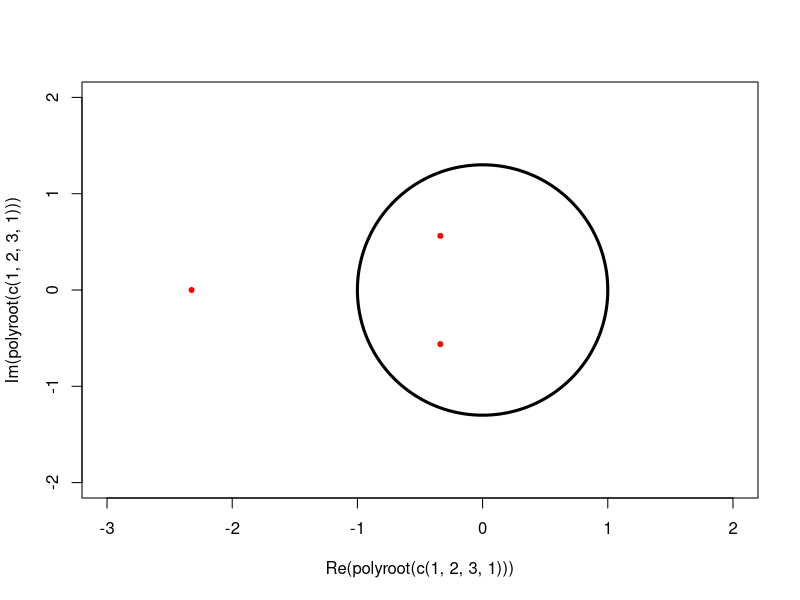
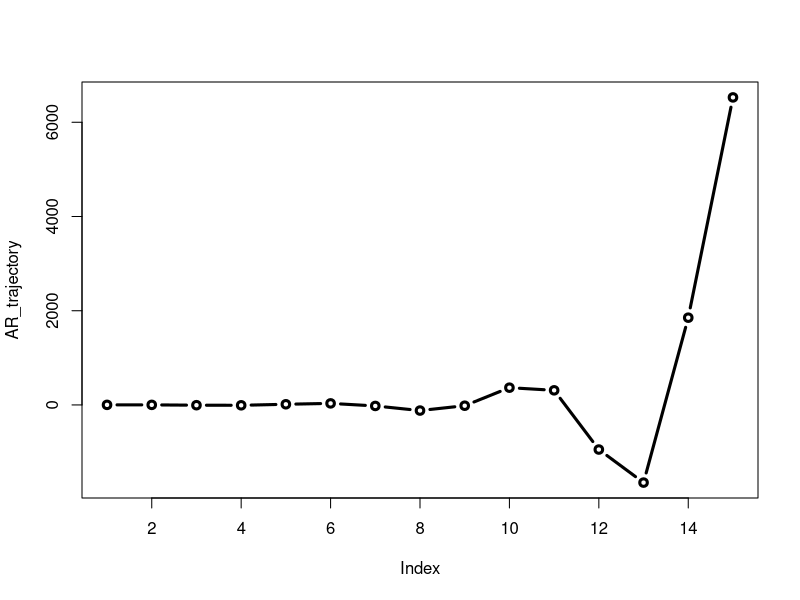
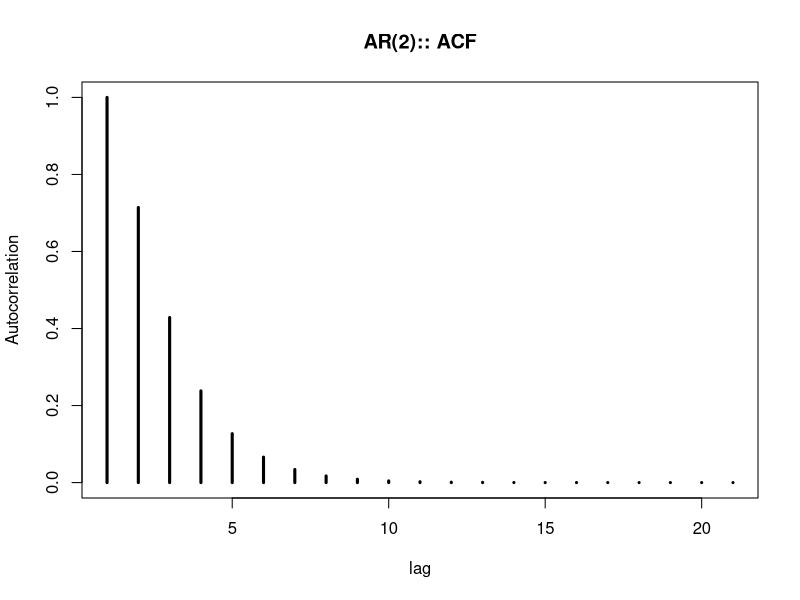
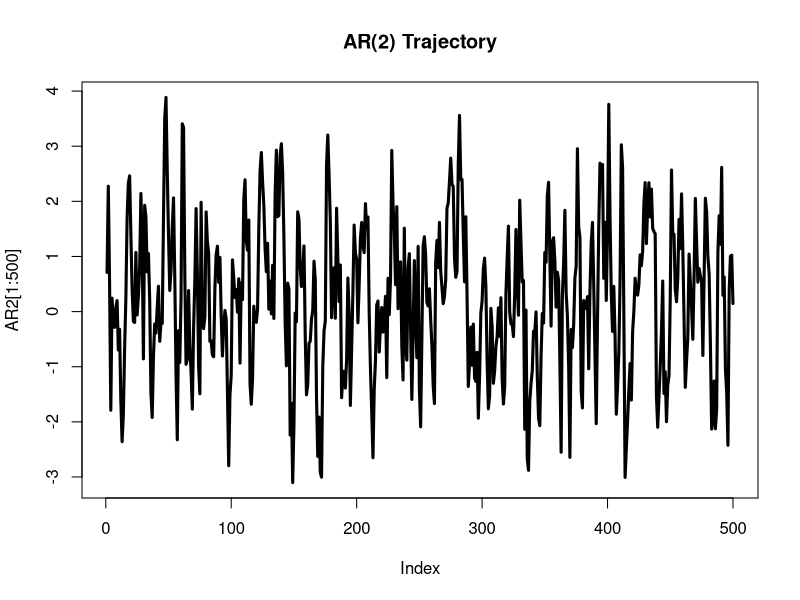
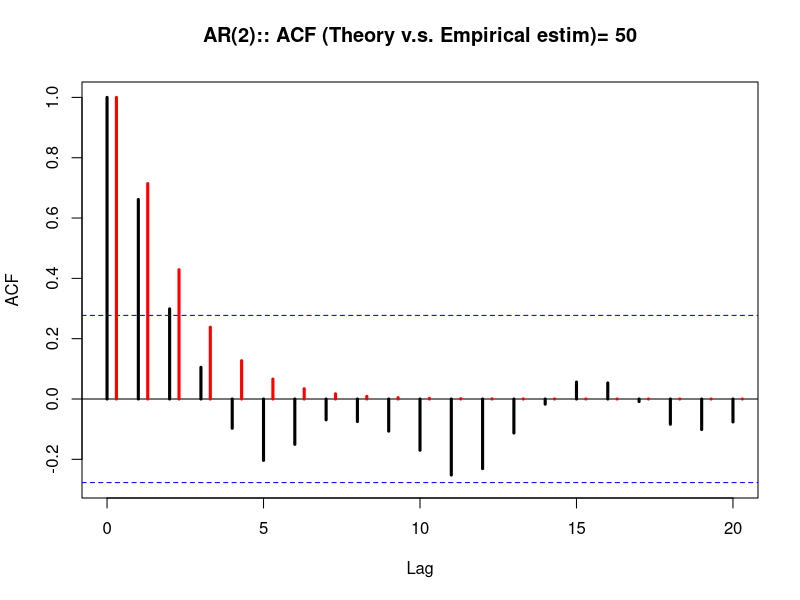
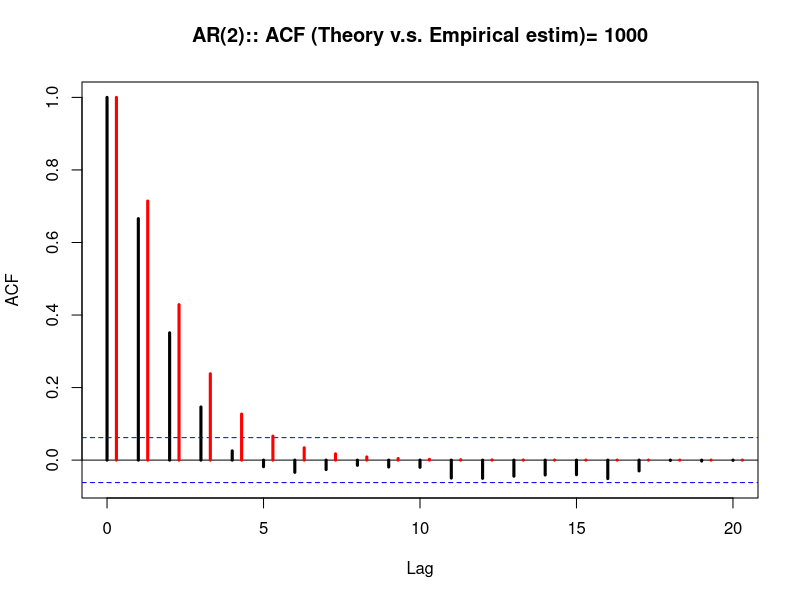
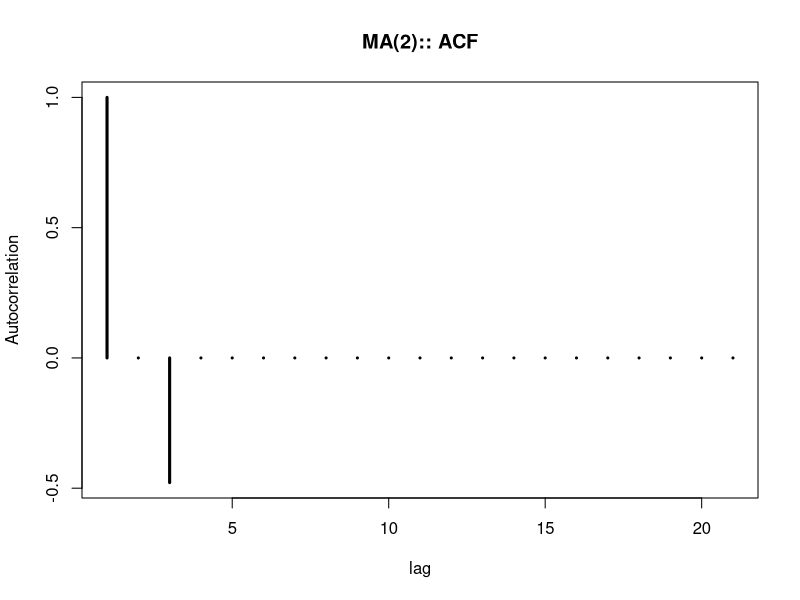
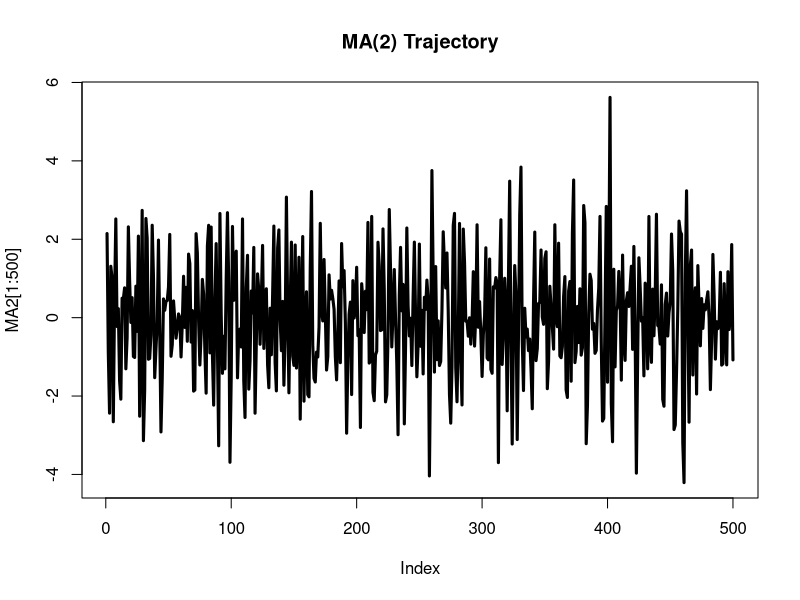

Source code (R) for these figures, in order:
## ---- chunk 1
knitr::opts_chunk$set(echo = TRUE)
## ---- chunk 2
library(shape)
plot( polyroot(c(1,2,3,1)), pch=20, col="red", xlim=c(-3,2), ylim=c(-2,2) )
plotcircle(r=1, mid=c(0,0), lwd=3)
## ---- chunk 3
x=c(0,0,0,0) # the vector "x" contains 4 consecutive 
             # values of the time series
             # x = (X_k, X_{k-1}, X_{k-2}, X_{k-3})
ts_length = 15
AR_ts = rep(0, ts_length)
AR_trajectory = rep(0, ts_length)
for(k in 1:ts_length){
  #let us update X
  x_new = c(0,0,0,0)
  x_new[2:4] = x[1:3]
  x_new[1] = -3*x[2]-2*x[3]-x[4] + rnorm(1)
  AR_trajectory[k] = x_new[1]
  x = x_new
}
plot(AR_trajectory, type="b", lwd=3)
## ---- chunk 4
autocor_coeff_exact = ARMAacf( ar=c(5/6,-1/6), lag.max=20)
plot(autocor_coeff_exact, type="h", lwd=3, xlab="lag", 
     ylab="Autocorrelation",
     main="AR(2):: ACF")
## ---- chunk 5
AR2 = arima.sim(n=1000, list(ar=c(5/6,-1/6)), sd=1)
plot(AR2[1:500], lwd=3, type="l", main="AR(2) Trajectory")

acf(AR2[1:50], lag.max=20, lwd=3, main="AR(2):: ACF (Theory v.s. Empirical estim)= 50")
points(0.3 + 0:20, autocor_coeff_exact, type="h", lwd=3, 
       xlab="lag", ylab="Autocorrelation",
       main="AR(2):: ACF", col="red")

acf(AR2, lag.max=20, lwd=3, main="AR(2):: ACF (Theory v.s. Empirical estim)= 1000")
points(0.3 + 0:20, autocor_coeff_exact, type="h", lwd=3, 
       xlab="lag", col="red")
## ---- chunk 6
autocor_coeff_exact = ARMAacf( ma=c(0.3, -1), lag.max=20)
plot(autocor_coeff_exact, type="h", lwd=3, xlab="lag", 
     ylab="Autocorrelation",
     main="MA(2):: ACF")
## ---- chunk 7
MA2 = arima.sim(n=1000, list(ma=c(0.3, -1)), sd=1)
plot(MA2[1:500], lwd=3, type="l", main="MA(2) Trajectory")

acf(MA2[1:50], lag.max=20, lwd=3, main="MA(2):: ACF (Theory v.s. Empirical estim)= 50")
points(0.3 + 0:20, autocor_coeff_exact, type="h", lwd=3, 
       xlab="lag", ylab="Autocorrelation",
       main="AR(2):: ACF", col="red")

acf(MA2, lag.max=20, lwd=3, main="MA(2):: ACF (Theory v.s. Empirical estim)= 1000")
points(0.3 + 0:20, autocor_coeff_exact, type="h", lwd=3, 
       xlab="lag", col="red")
## ---- chunk 8
MA_example = arima.sim(n=1000, list(ma=c(0.9, -0.7,3)), sd=1)
acf(MA_example, lag.max=20, lwd=3, main="MA(?): empirical ACF")
## ---- chunk 9
AR2 = arima.sim(n=1000, list(ar=c(5/6,-1/6)), sd=1)
pacf(AR2, lag.max=20, lwd=3, main="AR(2):: empirical PACF")
## ---- chunk 10
MA2 = arima.sim(n=1000, list(ma=c(1, -0.5)), sd=1)
pacf(MA2, lag.max=20, lwd=3, main="MA(2):: empirical PAC")
